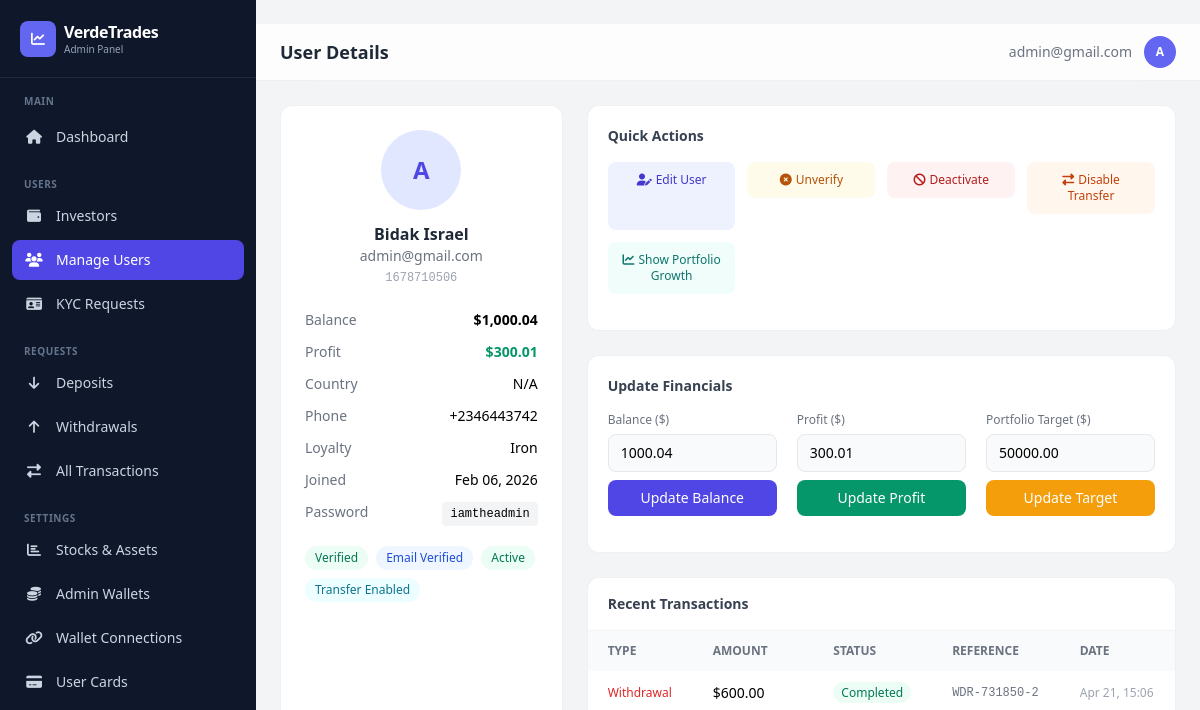
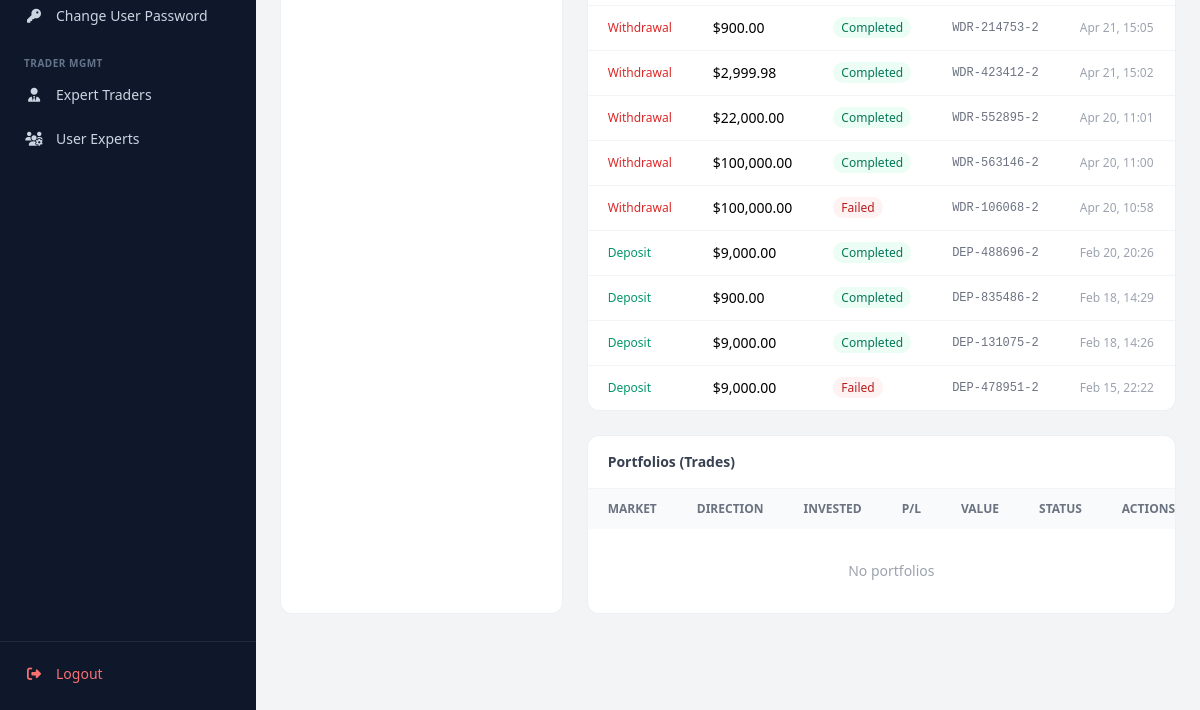
The app's page /dashboard/users/2/ (signed in), older data (2 pictures, top to bottom).
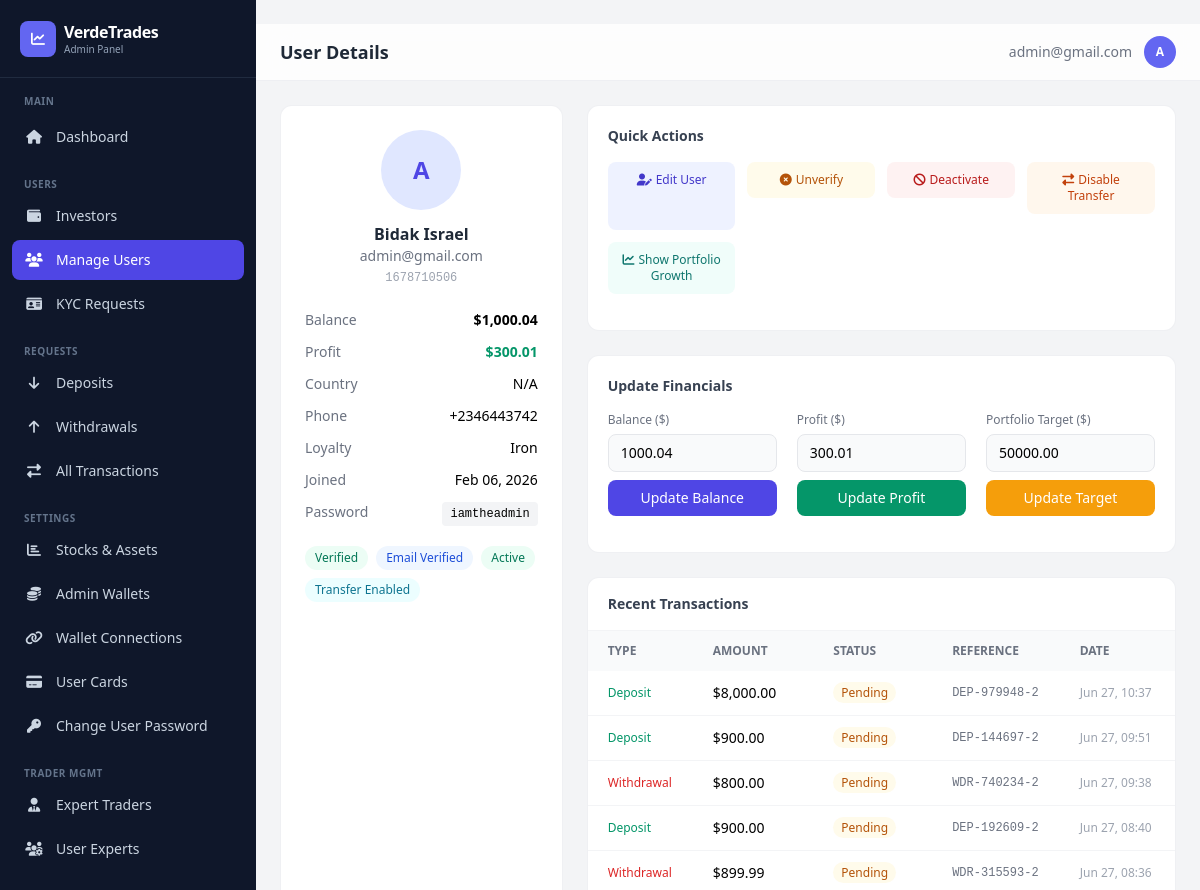
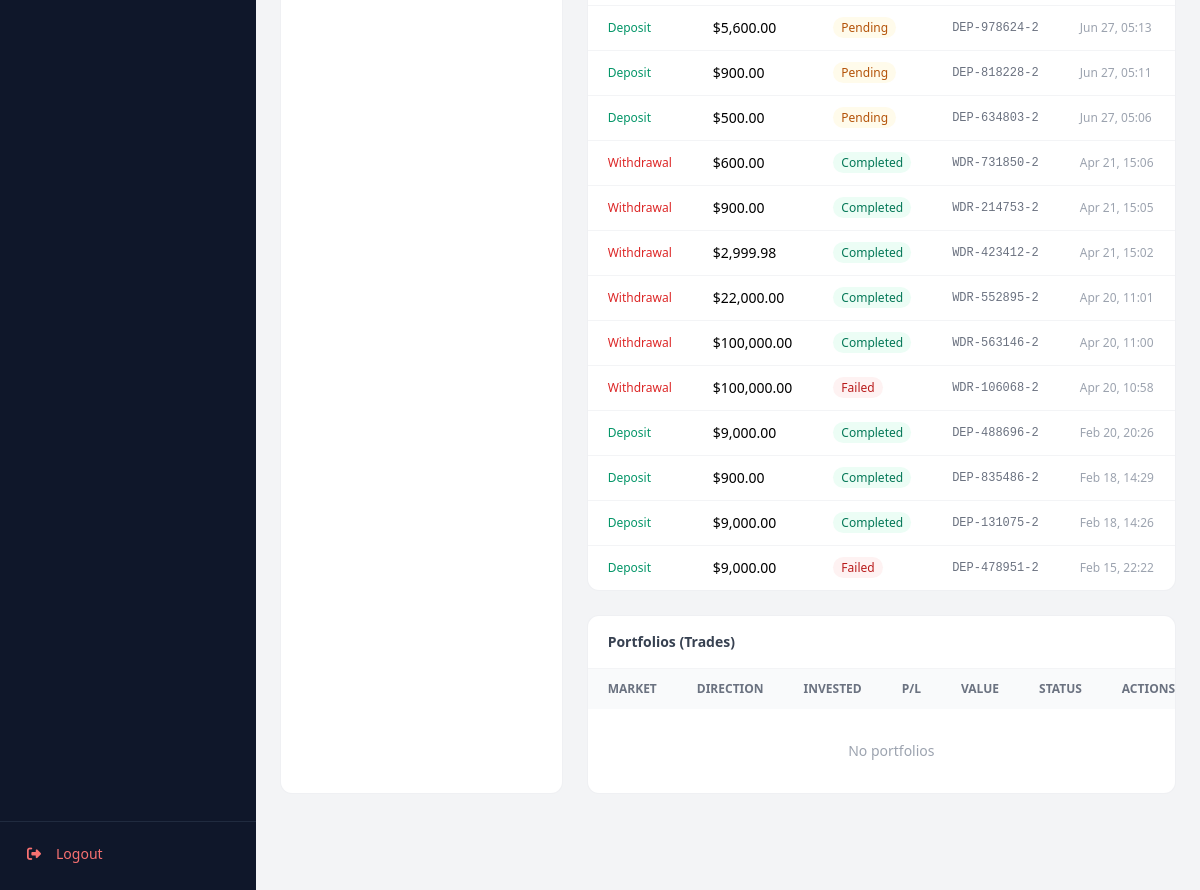
The same page, newer data (2 pictures, top to bottom).
### app/models.py (models this page shows, shortened)
class Transaction(models.Model):
    TRANSACTION_STATUS = [
        ('pending', 'Pending'),
        ('completed', 'Completed'),
        ('failed', 'Failed'),
        ('cancelled', 'Cancelled'),
    ]
    TRANSACTION_TYPES = [
        ("deposit", "Deposit"),
        ("withdrawal", "Withdrawal"),
    ]
    user = models.ForeignKey(
        settings.AUTH_USER_MODEL,
        on_delete=models.CASCADE,
        related_name="transactions"
    )
    transaction_type = models.CharField(max_length=20, choices=TRANSACTION_TYPES)
    amount = models.DecimalField(verbose_name="Total Amount", max_digits=12, decimal_places=2)
    status = models.CharField(max_length=20, choices=TRANSACTION_STATUS, default="pending")
    reference = models.CharField(max_length=100, unique=True)
    description = models.TextField(blank=True, null=True)
    currency = models.CharField(max_length=100)
    unit = models.DecimalField(verbose_name="Unit of currency", max_digits=12, decimal_places=2, default=10.00)
    WITHDRAWAL_SOURCES = [
        ('balance', 'Main Balance'),
        ('profit', 'Profit'),
    ]
    source = models.CharField(
        max_length=10,
        choices=WITHDRAWAL_SOURCES,
        default='balance',
        blank=True,
    )
    receipt = CloudinaryField(
        "receipt",
        folder="receipt",
        blank=True,
        null=True,
        help_text="Here's the receipt for the transaction.",
    )
    created_at = models.DateTimeField(default=timezone.now)
    updated_at = models.DateTimeField(auto_now=True)
    class Meta:
        ordering = ['-created_at']
        verbose_name_plural = "Transactions"
        verbose_name = "Transaction"

### dashboard/views.py (the view, shortened to what this page needs)
# urls.py: path('users/<int:user_id>/', views.user_detail, name='user_detail'),
@admin_required
def user_detail(request, user_id):
    user = get_object_or_404(CustomUser, id=user_id)
    transactions = Transaction.objects.filter(user=user).order_by('-created_at')[:20]
    portfolios = Portfolio.objects.filter(user=user).order_by('-is_active', '-opened_at')
    return render(request, 'dashboard/user_detail.html', {
        'view_user': user, 'transactions': transactions, 'portfolios': portfolios,
    })

### dashboard/templates/dashboard/user_detail.html (shortened to what the changed rows need)
﻿{% extends "dashboard/base.html" %}
{% load humanize %}
{% block page_title %}User Details{% endblock %}
{% block content %}
<div class="grid grid-cols-1 lg:grid-cols-3 gap-6">
    <div class="lg:col-span-2 space-y-6">
        <div class="bg-white rounded-xl border border-gray-200/60 overflow-hidden">
            <div class="overflow-x-auto">
                <table class="w-full text-sm">
                    <thead><tr class="bg-gray-50 text-left text-xs text-gray-500 uppercase">
                        <th class="px-5 py-3">Type</th><th class="px-5 py-3">Amount</th><th class="px-5 py-3">Status</th><th class="px-5 py-3">Reference</th><th class="px-5 py-3">Date</th>
                    </tr></thead>
                    <tbody class="divide-y divide-gray-100">
                    {% for tx in transactions %}
                    <tr class="hover:bg-gray-50">
                        <td class="px-5 py-3"><span class="text-xs {% if tx.transaction_type == 'deposit' %}text-emerald-600{% else %}text-red-600{% endif %}">{{ tx.transaction_type|title }}</span></td>
                        <td class="px-5 py-3 font-medium">${{ tx.amount|floatformat:2|intcomma }}</td>
                        <td class="px-5 py-3"><span class="px-2 py-0.5 rounded-full text-xs {% if tx.status == 'completed' %}bg-emerald-50 text-emerald-700{% elif tx.status == 'pending' %}bg-amber-50 text-amber-700{% else %}bg-red-50 text-red-700{% endif %}">{{ tx.status|title }}</span></td>
                        <td class="px-5 py-3 text-xs text-gray-500 font-mono">{{ tx.reference|truncatechars:16 }}</td>
                        <td class="px-5 py-3 text-xs text-gray-400">{{ tx.created_at|date:"M d, H:i" }}</td>
                    </tr>
                    {% empty %}
                    <tr><td colspan="5" class="px-5 py-8 text-center text-gray-400">No transactions</td></tr>
                    {% endfor %}
                    </tbody>
                </table>
            </div>
        </div>
        <div class="bg-white rounded-xl border border-gray-200/60 overflow-hidden">
            <div class="overflow-x-auto">
                <table class="w-full text-sm">
                    <thead><tr class="bg-gray-50 text-left text-xs text-gray-500 uppercase">
                        <th class="px-5 py-3">Market</th><th class="px-5 py-3">Direction</th><th class="px-5 py-3">Invested</th><th class="px-5 py-3">P/L</th><th class="px-5 py-3">Value</th><th class="px-5 py-3">Status</th><th class="px-5 py-3">Actions</th>
                    </tr></thead>
                </table>
            </div>
        </div>
    </div>
</div>
{% endblock %}

Row changes from the older to the newer data that the page shows:
added Transaction: transaction_type "Deposit", amount "8,000.00", status "Pending", reference "DEP-979948-2", created_at "Jun 27, 10:37"
added Transaction: transaction_type "Deposit", amount "900.00", status "Pending", reference "DEP-144697-2", created_at "Jun 27, 09:51"
added Transaction: transaction_type "Withdrawal", amount "800.00", status "Pending", reference "WDR-740234-2", created_at "Jun 27, 09:38"
added Transaction: transaction_type "Deposit", amount "900.00", status "Pending", reference "DEP-192609-2", created_at "Jun 27, 08:40"
added Transaction: transaction_type "Withdrawal", amount "899.99", status "Pending", reference "WDR-315593-2", created_at "Jun 27, 08:36"
added Transaction: transaction_type "Deposit", amount "5,600.00", status "Pending", reference "DEP-978624-2", created_at "Jun 27, 05:13"
added Transaction: transaction_type "Deposit", amount "900.00", status "Pending", reference "DEP-818228-2", created_at "Jun 27, 05:11"
added Transaction: transaction_type "Deposit", amount "500.00", status "Pending", reference "DEP-634803-2", created_at "Jun 27, 05:06"
